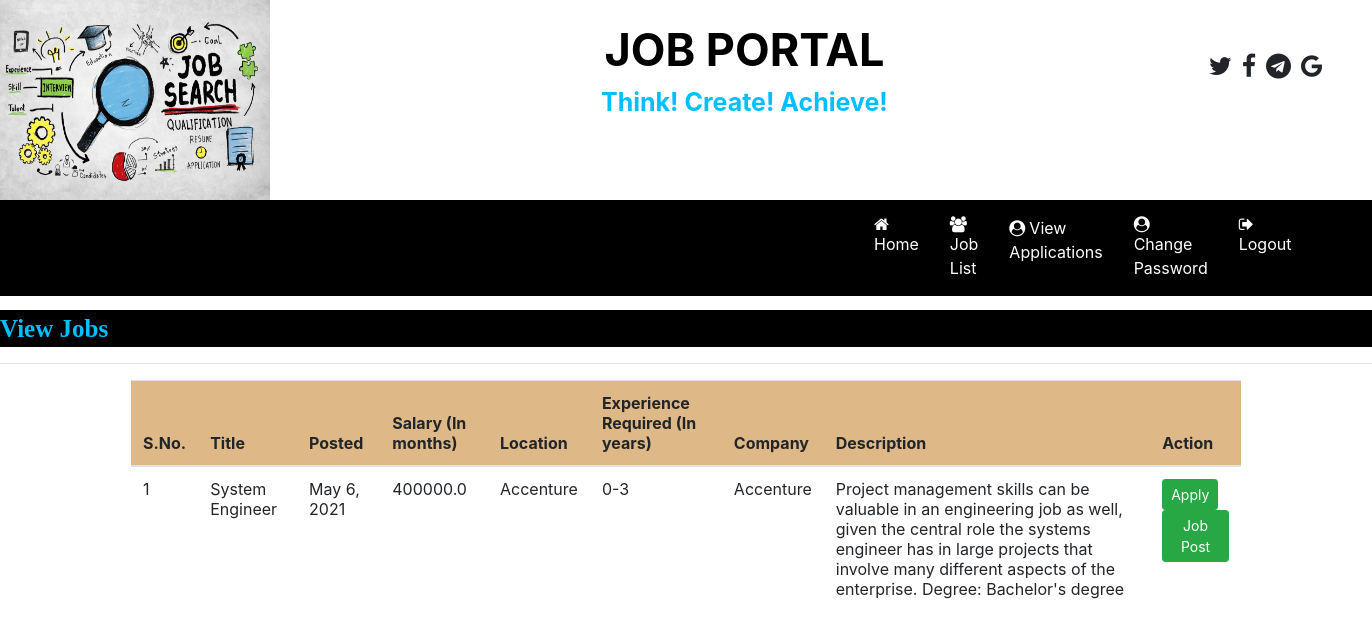
Screenshot of /job_l_u with the database file from the repository.
### job/models.py (models this page shows, shortened)
class Job(models.Model):
    recruiter = models.ForeignKey(Recruiter, on_delete=models.CASCADE)
    start_date = models.DateField()
    end_date = models.DateField()
    title = models.CharField(max_length=20)
    salary = models.FloatField(max_length=20)
    image = models.FileField()
    description = models.CharField(max_length=150)
    experience = models.CharField(max_length=20)
    location = models.CharField(max_length=100)
    skills = models.CharField(max_length=100)
    creationdate = models.DateField()
    link=models.CharField(max_length=100,null=True)

class Recruiter(models.Model):
    user = models.ForeignKey(User, on_delete=models.CASCADE)
    mobile = models.IntegerField(null=True)
    image = models.FileField(null=True)
    gender = models.CharField(max_length=8, null=True)
    company = models.CharField(max_length=40, null=True)
    type = models.CharField(max_length=15)
    status = models.CharField(max_length=20, null=True)

### job/views.py (the view)
# urls.py: path('job_l_u',job_l_u,name='job_l_u'),
def job_l_u(request):
    obj=Job.objects.all()
    print(request.user)
    return render(request,'job_l_u.html',{'Jlist':obj})

### job/templates/job_l_u.html
{% load static %}
{% block body %}
{% include 'user_navigation.html' %}
<marquee style="font-family:'Monotype times of roman'; font-size:25px; color:#00BFFF; background-color:black; margin-top:1%; font-weight:bold">
    View Jobs
</marquee>
<hr>
<div class="container">
<table class="table table-hover" id="example">
    <thead>
    <tr style="background-color : #DEB887">
        <th>S.No.</th>
        <th>Title</th>
        <th>Posted </th>
        <th>Salary (In months)</th>
        <th>Location</th>
        <th>Experience Required (In years)</th>
          <th>Company </th>
        <th>Description</th>
         <th>Action</th>
    </tr>
    </thead>
    <tbody>
            {% for x in Jlist %}
                    <tr>
                        <td>{{forloop.counter}}</td>
                        <td>{{x.title}}</td>
                         <td>{{x.creationdate}}</td>
                        <td>{{x.salary}}</td>
                        <td>{{x.location}}</td>
                        <td>{{x.experience}}</td>
                        <td>{{x.recruiter.company}}</td>
                         <td>{{x.description}}</td>
                        <td><a href="{% url 'apply' x.id%}" class="btn btn-success btn-sm">Apply</a> <a href="" class="btn btn-success btn-sm"> Job Post</a></td>
                    </tr>
            {% endfor %}
    </tbody>
</table>
</div>
{% endblock %}

### job/templates/user_navigation.html (shortened to what this page needs)
<html>
<head>
    {% load static%}
    <link rel="stylesheet" href="https://maxcdn.bootstrapcdn.com/bootstrap/4.5.2/css/bootstrap.min.css">
    <link rel="stylesheet" href="https://cdnjs.cloudflare.com/ajax/libs/font-awesome/4.7.0/css/font-awesome.min.css">
</head>
<body>
<div>
    <div class="row">
        <div class="col-sm-4">
            <img src="{% static 'images/home.jpg'%}" style="width:270px; height:200px;">
        </div>
        <div class="col-sm-5 mt-3 text-center">
            <span style="font-weight:bold">
                <span style="color: Black ; font-size:45px">JOB PORTAL</span><br>
                <span style="color: #00BFFF ; font-size:25px">Think! Create! Achieve!</span>
            </span>
        </div>
        <div class="col-sm-3 mt-5" style="padding-left:12%">
            <span style="font-weight:bold; font-size:25px">
                <span><i class="fa fa-twitter pl-1"></i></span>
                <span><i class="fa fa-facebook pl-1"></i></span>
                <span><i class="fa fa-telegram pl-1"></i></span>
                <span><i class="fa fa-google pl-1"></i></span>
            </span>
        </div>
    </div>
<nav class="navbar navbar-expand-sm" style="background-color:black">
    <ul class="navbar-nav">
        <li class="nav-item">
            <a class="nav-link" href="{% url 'user_home' %}" style="margin-left:850px"><i class="fa fa-home mr-1"></i>Home</a>
        </li>
        <li class="nav-item">
            <a class="nav-link" href="{% url 'job_l_u' %}"><i class="fa fa-users mr-1"></i>Job List</a>
        </li>
         <li class="nav-item">
            <a class="nav-link" href="{% url 'view_app_user' %}"><i class="fa fa-user-circle mr-1"></i>View Applications</a>
        </li>
        <li class="nav-item">
            <a class="nav-link" href="{% url 'change_passworduser' %}"><i class="fa fa-user-circle mr-1"></i>Change Password</a>
        </li>
        <li class="nav-item">
            <a class="nav-link" href="{% url 'Logout' %}"><i class="fa fa-sign-out mr-1"></i>Logout</a>
        </li>
    </ul>
     <a class="navbar-brand text-white pl-5 font-weight-bold" style="font-family:'Monotype times new roman': font-size:20px">{{request.user.first_name}} {{request.user.last_name}}</a>
</nav>
</body>
</html>

### job/templates/user_navigation.html (style rules this page uses)
.nav-link { color:white; margin-right:15px; }

### rows the page displays
Job: title "System Engineer", creationdate "May 6, 2021", salary "400000.0", location "Accenture", experience "0-3", recruiter.company "Accenture", description "Project management skills can be valuable in an engineering job as well, given the central role the systems engineer has in large projects that involve many different aspects of the enterprise. Degree: Bachelor's degree"
